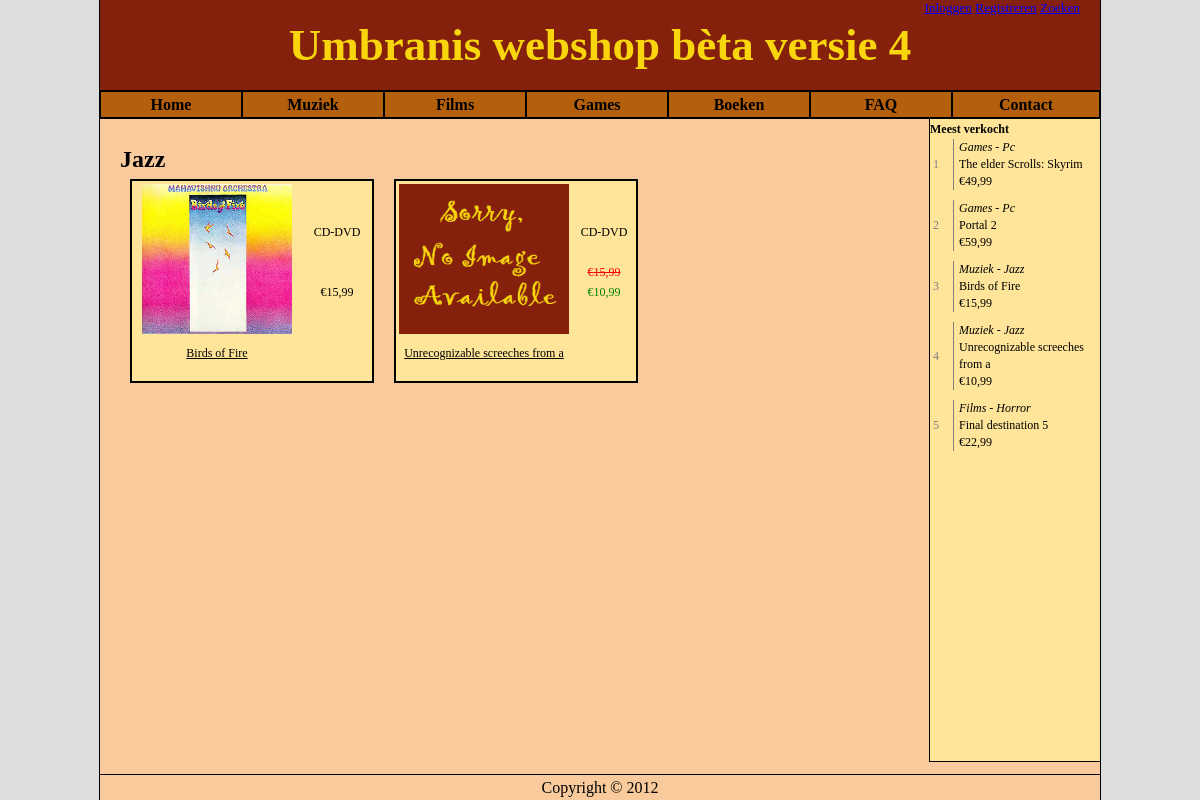
The page /v4/index.php?p=producten&cat=5 on the database its author committed.
### tables this page shows
CREATE TABLE IF NOT EXISTS `categories` (
  `cat_id` int(10) unsigned NOT NULL AUTO_INCREMENT,
  `parent_id` int(10) unsigned NOT NULL,
  `cat_name` varchar(32) NOT NULL,
  `image_path` varchar(32) NOT NULL,
  PRIMARY KEY (`cat_id`),
  UNIQUE KEY `cat_name` (`cat_name`)
);

CREATE TABLE IF NOT EXISTS `products` (
  `product_id` int(10) unsigned NOT NULL AUTO_INCREMENT,
  `cat_id` int(11) NOT NULL,
  `product_name` varchar(32) NOT NULL,
  `normal_price` double NOT NULL,
  `price` double NOT NULL,
  `stock` int(10) unsigned NOT NULL DEFAULT '0',
  `delivery_time` int(10) unsigned NOT NULL DEFAULT '0',
  `publisher` varchar(32) NOT NULL,
  `author` varchar(32) NOT NULL,
  `image_path` varchar(32) NOT NULL,
  `description` text NOT NULL,
  `ean_code` varchar(16) NOT NULL,
  `date` timestamp NOT NULL DEFAULT CURRENT_TIMESTAMP,
  PRIMARY KEY (`product_id`),
  UNIQUE KEY `product_name` (`product_name`)
);

### v4/index.php (called while the page is built, shortened)
<?php
	include("MainController.class.php");
	include("BaseController.class.php");
	include("base/LoginboxController.class.php");
	include("base/MenuController.class.php");
	include("base/TopsalesController.class.php");
	include("base/FooterController.class.php");
	new MainController();
?>

### v4/BaseController.class.php (called while the page is built, shortened)
<?php
	class BaseController{
		public function price($double){
			return number_format($double, 2, ',', '.');
		}
	}
?>

### v4/base/MenuController.class.php (the view, shortened to what this page needs)
<?php
	class MenuController{
		private $cats;
		public function __construct(){
			$res = DB::$db->query("SELECT cat_id, parent_id, cat_name FROM categories");
			$this->cats = array();
			while($row = $res->fetch()){
				if($row['parent_id'] == "0"){
					$this->cats[$row['cat_id']] = $row;
				}else{
					$this->cats[$row['parent_id']]['subcats'][] = $row;
				}
			}
		}
		public function buildMenu(){
?>
<ul id="nav">
	<li>
		<a href="?p=home">Home</a>
	</li>
<?php
			foreach($this->cats as $category){
				echo "<li>";
				echo "<a href=\"?p=categorie&amp;cat=" . $category['cat_id'] . "\">" . $category['cat_name'] . "</a>";
				echo "</li>";
			}
?>
	<li>
		<a href="?p=faq">FAQ</a>
	</li>
	<li style="width: 146px;">
		<a style="width: 146px;" href="?p=contact">Contact</a>
	</li>
</ul>
<?php
		}
	}
?>

### v4/base/TopsalesController.class.php (shortened to what this page needs)
<?php
	class TopsalesController{
		private $topsales;
		public function __construct($page){
			$res = DB::$db->query("SELECT product_id, product_name, price, subcat.cat_name AS subcat_name, hoofdcat.cat_name AS hoofdcat_name
				FROM products
				JOIN categories AS subcat ON products.cat_id = subcat.cat_id
				JOIN categories AS hoofdcat ON subcat.parent_id = hoofdcat.cat_id
				LIMIT 5");
			while($row = $res->fetch()){
				$this->topsales[] = $row;
			}
		}
		public function buildTopsales(){
?>
<div id="topsales">
	<strong>Meest verkocht</strong><br />
	<table>
<?php
	$base = new BaseController();
	for($i = 0; $i < 5; $i++){
		echo '<tr>
			<td rowspan="3" class="topnum"><a href="?p=product&amp;id=' . $this->topsales[$i]['product_id'] . '">' . ($i + 1) . '</a></td>
			<td class="topitemtop"><a href="?p=product&amp;id=' . $this->topsales[$i]['product_id'] . '">' . $this->topsales[$i]['hoofdcat_name'] . ' - ' . $this->topsales[$i]['subcat_name'] . '</a></td>
		</tr>
		<tr>
			<td class="topitem"><a href="?p=product&amp;id=' . $this->topsales[$i]['product_id'] . '">' . $this->topsales[$i]['product_name'] . '</a></td>
		</tr>
		<tr>
			<td class="topitem"><a href="?p=product&amp;id=' . $this->topsales[$i]['product_id'] . '">&euro;' . $base->price($this->topsales[$i]['price']) . '</a></td>
		</tr>
		<tr>
			<td class="spacer" colspan="2"></td>
		</tr>';
	}
?>
	</table>
</div>
<?php
		}
	}
?>

### v4/pages/ProductenController.class.php (shortened to what this page needs)
<?php
	class ProductenController extends BaseController{
		public function buildPage(){
			$x = DB::$db->quote($_GET["cat"]);
			echo '<div id="contentcontainer">';
			$res = DB::$db->query("SELECT * FROM categories where cat_id = " . $x);
			while($row = $res->fetch()){
				echo "<h2>";
				echo $row['cat_name'];
				echo "</h2>";
			}
			echo "<table class=\"nocenter\"><tr>";
			if (isset($_GET['spec']) && $_GET['spec'] == 'new'){
				$res2 = DB::$db->query("SELECT products.image_path, product_name, price, product_id, normal_price
									FROM products
									WHERE cat_id = " . $x ."
									AND date >= DATE_SUB(CURDATE(),INTERVAL 1 MONTH)");
				echo "<td colspan=\"3\"><p><strong>Nieuw in de winkel:</strong></p></td></tr>";
				$subcat="nieuw (in de afgelopen maand).";
			}
			else{
				$res2 = DB::$db->query("SELECT products.image_path, product_name, price, product_id, normal_price
									FROM products
									WHERE cat_id = " . $x ."
									ORDER BY product_name");
			}
			$teller = 0;
			$max = $res2->rowCount();
			while($row = $res2->fetch())
			{
				echo "<td>
					<div class=\"small\">
						<table>
							<tr>
								<td class=\"image\">";
								echo "<a href=\"?p=product&amp;id=" . $row['product_id'] . "\">";
								echo "<img src= 'img/products/thumbs/" . $row['image_path'] . "' alt='" . $row['product_name'] . "' style=\"max-width: 170px; max-height: 150px;\" />
									</a>
								</td>
								<td>
									CD-DVD<br />
									<br />";
									if ($row['price'] < $row['normal_price']){
										echo "<span style=\"color: red;\" ><s>&euro;" . $this->price($row['normal_price']) . "</s></span>";
										echo "<br /><span style=\"color: green;\" > &euro;" . $this->price($row['price']) . "</span>";
									}
									 else {
										echo "<br />&euro;" . $this->price($row['price']);
									 }
								echo "</td>
							</tr>
							<tr>
								<td>";
									echo "<a href=\"?p=product&amp;id=" . $row['product_id'] . "\">";
									echo $row['product_name'];
									echo "</a>
								</td>
							</tr>
						</table>
					</div>
				</td>";
				$teller++;
				if($teller == $max){
					$d = $teller % 3;
					if($d > 0){
						echo "<td>&nbsp;</td>";
					}
					if($d > 1){
						echo "<td>&nbsp;</td>";
					}
				}
				}
				echo "</tr></table>";
			echo "</div>";
		}
	}
?>

### v4/style/base.css (style rules this page uses)
* { margin: 0px; padding: 0px; }
html, body { width: 100%; height: 100%; background-color: #DDD; font-family: Verdana; }
a, a:visited { text-decoration: underline; color: #000; }
a img { border: none; }
table { border-collapse: collapse; }
td.spacer { height: 10px; }
#container, table, #contentbox, #contentboxsmall { margin-left: auto; margin-right: auto; }
#contentcontainer { margin: 30px 0px 0px 20px; text-align: left; }
#topsales { width: 170px; background-color: #FFE599; border-left: solid 1px black; border-bottom: solid 1px black; padding-bottom: 300px; text-align: left; font-size: 12px; }
#topsales table { margin-left: 3px; }
#topsales td { line-height: 17px; }
.topnum { vertical-align: middle; width: 20px; }
#topsales .topnum a { color: #808080; }
.topitem, .topitemtop { border-left: solid 1px #808080; padding-left: 5px; }
.topitemtop { font-style: italic; }
#topsales a { text-decoration: none; }
#nav, #nav ul { list-style: none; }
#nav li { float: left; width: 140px; }
#nav a { display: block; width: 140px; text-decoration: none; }
ul a { font-weight: 700; }
ul li, ul ul li { border : 1px solid #000; }
ul li { background-color: #B45F0C; }

### v4/style/producten.css (style rules this page uses)
table.nocenter { margin: 0px; }
.small { margin: 10px; background-color: #FFE599; border: solid 2px black; width: 240px; height: 200px; text-align: center; font-size: 12px; }
.small table { width: 240px; }
.small img { margin: 3px; }
td.image { width: 170px; height: 150px; }

### rows shown on the page
categories: cat_name "Muziek"
categories: cat_name "Films"
categories: cat_name "Games"
categories: cat_name "Boeken"
products: categories.cat_name "Games", cat.cat_name "Pc", product_name "The elder Scrolls: Skyrim", price "49,99"
products: categories.cat_name "Games", cat.cat_name "Pc", product_name "Portal 2", price "59,99"
products: categories.cat_name "Muziek", cat.cat_name "Jazz", product_name "Birds of Fire", price "15,99", image_path (picture)
products: categories.cat_name "Muziek", cat.cat_name "Jazz", product_name "Unrecognizable screeches from a", price "10,99", image_path (placeholder picture), normal_price "15,99"
products: categories.cat_name "Films", cat.cat_name "Horror", product_name "Final destination 5", price "22,99"
categories: cat_name "Jazz"
